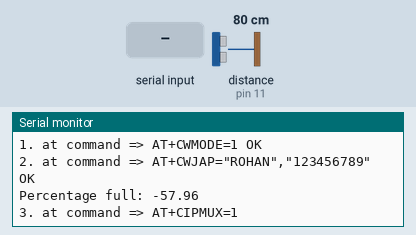
This sketch was run on a simulated Arduino Uno, built with avr-gcc and run on an emulated ATmega328P. On the bench: the last lines printed to the serial monitor. Wiring (inferred from the names in the program): ultrasonic range finder: trigger pin 10; echo pin 11. The inputs (shaded band) are chosen by the test bench; at power-on: distance to the obstacle (sensor on pin 11) 80 cm. The echo pulse lasts 58.3 µs per cm; the modem accepts every AT command (registered, SIM ready, sends succeed) and sends nothing else.

Above: at 1.2 s.
1.3 s: distance to the obstacle (sensor on pin 11) set to 2 cm
At 3.2 s:
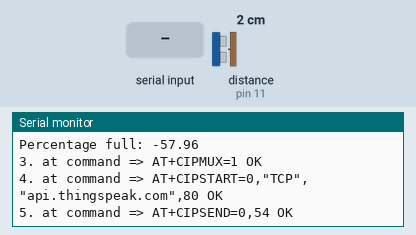
3.5 s: "1" received over the second serial link
At 4.4 s:
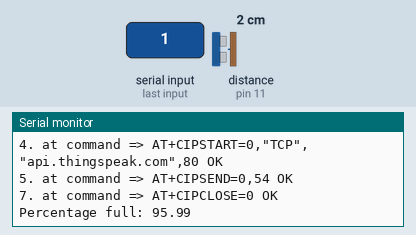
8.6 s: distance to the obstacle (sensor on pin 11) set to 4 cm
At 10.4 s:
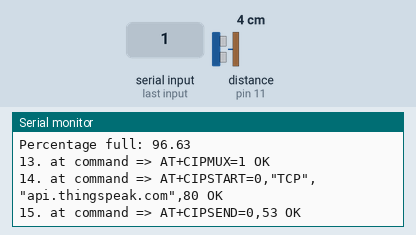
Timing chart, 0 to 11.9 s (numbered marks = the images above; inputs shaded):
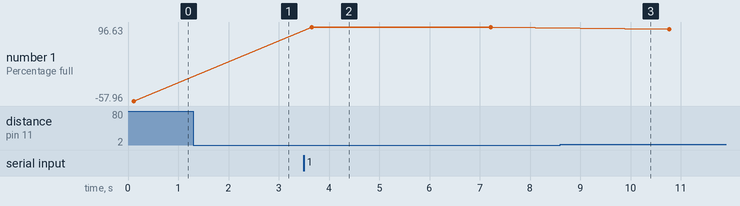

The sketch:

ESP8266_code.ino
```cpp
#include <SoftwareSerial.h>
const int trigger = 10;
const int echo = 11;
long T;
float distanceCM;
float x;
float y;
#define RX 2
#define TX 3
String AP = "ROHAN";       // AP NAME
String PASS = "123456789"; // AP PASSWORD
String API = "XQG9IT4XES8TSMR4";   // Write API KEY
String HOST = "api.thingspeak.com";
String PORT = "80";
String field = "field1";
int countTrueCommand;
int countTimeCommand;
boolean found = false;
int valSensor = 1;
SoftwareSerial esp8266(RX,TX);


void setup() {
    pinMode(trigger, OUTPUT);
  pinMode(echo, INPUT);
  Serial.begin(9600);
  esp8266.begin(115200);
  sendCommand("AT",5,"OK");
  sendCommand("AT+CWMODE=1",5,"OK");
  sendCommand("AT+CWJAP=\""+ AP +"\",\""+ PASS +"\"",20,"OK");
}

void loop() {
    digitalWrite(trigger, LOW);
  delay(1);
  digitalWrite(trigger, HIGH);
  delayMicroseconds(10);
  digitalWrite(trigger, LOW);
  T = pulseIn(echo, HIGH);
  distanceCM = T * 0.034;
  x=distanceCM;
 y=100-x;
  Serial.print("Percentage full: ");
  Serial.println(y);
  esp8266.print(y);
  delay(1000);
 valSensor = y;
 String getData = "GET /update?api_key="+ API +"&"+ field +"="+String(y);
sendCommand("AT+CIPMUX=1",5,"OK");
 sendCommand("AT+CIPSTART=0,\"TCP\",\""+ HOST +"\","+ PORT,15,"OK");
 sendCommand("AT+CIPSEND=0," +String(getData.length()+4),4,">");
 esp8266.println(getData);delay(1500);countTrueCommand++;
 sendCommand("AT+CIPCLOSE=0",5,"OK");
}

void sendCommand(String command, int maxTime, char readReplay[]) {
  Serial.print(countTrueCommand);
  Serial.print(". at command => ");
  Serial.print(command);
  Serial.print(" ");
  while(countTimeCommand < (maxTime*1))
  {
    esp8266.println(command);//at+cipsend
    if(esp8266.find(readReplay))//ok
    {
      found = true;
      break;
    }

    countTimeCommand++;
  }

  if(found == true)
  {
    Serial.println("OK");
    countTrueCommand++;
    countTimeCommand = 0;
  }

  if(found == false)
  {
    Serial.println("Fail");
    countTrueCommand = 0;
    countTimeCommand = 0;
  }

  found = false;
 }
```

Measured:
- after the input at 3.5 s, the serial monitor: prints a new line after 0.16 s (image 2)
- plotted number 1: 96.63 → 92.66 after the input at 8.6 s
